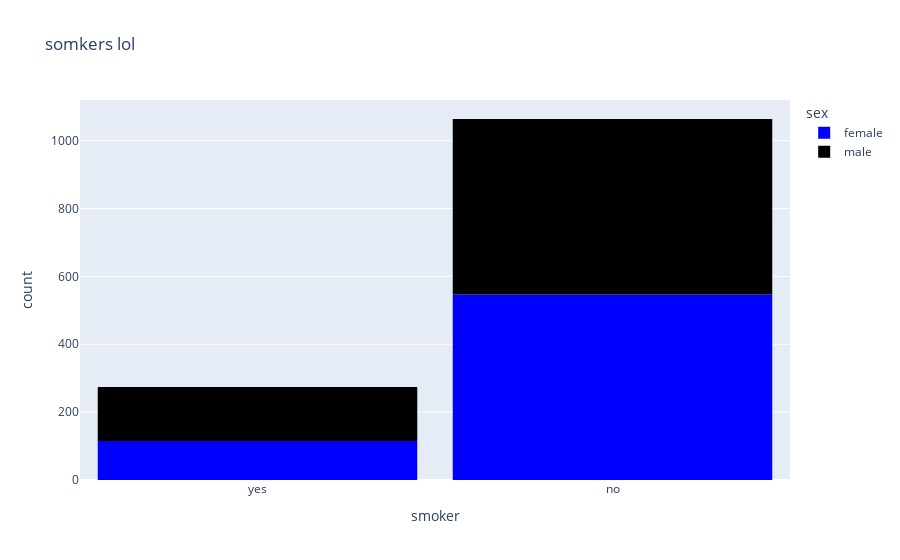

The code cell stored with this chart in its notebook:
### Code cell
fig=xp.histogram( medicalpdf, x="smoker",color="sex",color_discrete_sequence=['blue','black'],title="somkers lol")
fig.update_layout(bargap=0.1)
fig.show()

### Figure 1 — Plotly figure (JSON) as saved in the notebook; plotly's stock layout.template omitted (floating-point values rounded to 4 significant figures; data arrays with more than 128 entries replaced by an {"elided": "..."} marker saying what was removed)
{"data": [{"bingroup": "x", "hovertemplate": "sex=female<br>smoker=%{x}<br>count=%{y}<extra></extra>", "legendgroup": "female", "marker": {"color": "blue", "pattern": {"shape": ""}}, "name": "female", "orientation": "v", "showlegend": true, "type": "histogram", "x": {"elided": "662 str values"}, "xaxis": "x", "yaxis": "y"}, {"bingroup": "x", "hovertemplate": "sex=male<br>smoker=%{x}<br>count=%{y}<extra></extra>", "legendgroup": "male", "marker": {"color": "black", "pattern": {"shape": ""}}, "name": "male", "orientation": "v", "showlegend": true, "type": "histogram", "x": {"elided": "676 str values"}, "xaxis": "x", "yaxis": "y"}], "layout": {"bargap": 0.1, "barmode": "relative", "legend": {"title": {"text": "sex"}, "tracegroupgap": 0}, "title": {"text": "somkers lol"}, "xaxis": {"anchor": "y", "domain": [0, 1], "title": {"text": "smoker"}}, "yaxis": {"anchor": "x", "domain": [0, 1], "title": {"text": "count"}}}}
